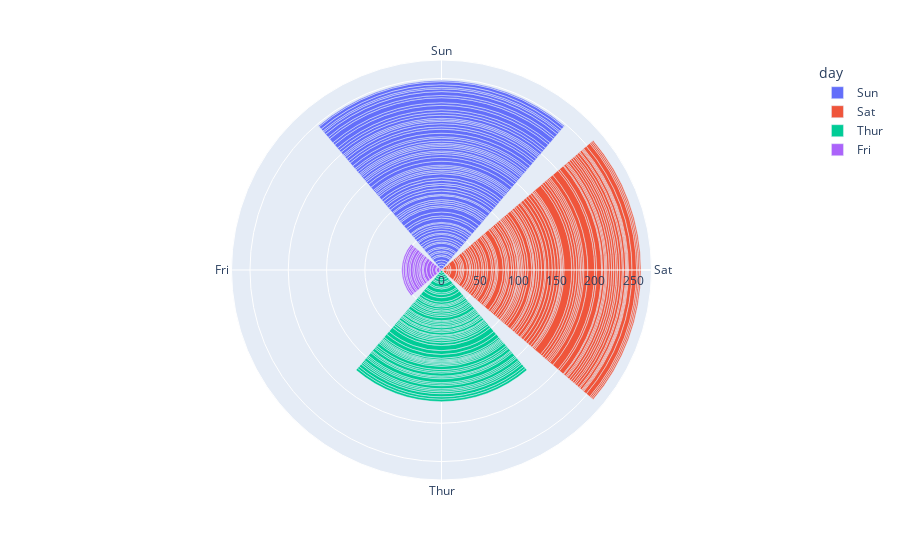

Write notebook code for a chart like this one.
### Code cell
px.bar_polar(tips,r='tip',theta='day',color='day',hover_data=(['day']))

### Figure 1 — Plotly figure (JSON) as saved in the notebook; plotly's stock layout.template omitted (floating-point values rounded to 4 significant figures)
{"data": [{"customdata": [["Sun"], ["Sun"], ["Sun"], ["Sun"], ["Sun"], ["Sun"], ["Sun"], ["Sun"], ["Sun"], ["Sun"], ["Sun"], ["Sun"], ["Sun"], ["Sun"], ["Sun"], ["Sun"], ["Sun"], ["Sun"], ["Sun"], ["Sun"], ["Sun"], ["Sun"], ["Sun"], ["Sun"], ["Sun"], ["Sun"], ["Sun"], ["Sun"], ["Sun"], ["Sun"], ["Sun"], ["Sun"], ["Sun"], ["Sun"], ["Sun"], ["Sun"], ["Sun"], ["Sun"], ["Sun"], ["Sun"], ["Sun"], ["Sun"], ["Sun"], ["Sun"], ["Sun"], ["Sun"], ["Sun"], ["Sun"], ["Sun"], ["Sun"], ["Sun"], ["Sun"], ["Sun"], ["Sun"], ["Sun"], ["Sun"], ["Sun"], ["Sun"], ["Sun"], ["Sun"], ["Sun"], ["Sun"], ["Sun"], ["Sun"], ["Sun"], ["Sun"], ["Sun"], ["Sun"], ["Sun"], ["Sun"], ["Sun"], ["Sun"], ["Sun"], ["Sun"], ["Sun"], ["Sun"]], "hovertemplate": "day=%{customdata[0]}<br>tip=%{r}<extra></extra>", "legendgroup": "Sun", "marker": {"color": "#636efa", "pattern": {"shape": ""}}, "name": "Sun", "r": [1.01, 1.66, 3.5, 3.31, 3.61, 4.71, 2, 3.12, 1.96, 3.23, 1.71, 5, 1.57, 3, 3.02, 3.92, 1.67, 3.71, 3.5, 2.54, 3.06, 1.32, 5.6, 3, 5, 6, 2.05, 3, 2.5, 2.6, 5.2, 1.56, 4.34, 3.51, 4, 2.55, 4, 3.5, 5.07, 2.5, 2, 2.74, 2, 2, 5.14, 5, 3.75, 2.61, 2, 3.5, 2.5, 2, 2, 3, 3.48, 2.24, 4.5, 5.15, 3.18, 4, 3.11, 2, 2, 4, 3.55, 3.68, 5.65, 3.5, 6.5, 3, 5, 3.5, 2, 3.5, 4, 1.5], "showlegend": true, "subplot": "polar", "theta": ["Sun", "Sun", "Sun", "Sun", "Sun", "Sun", "Sun", "Sun", "Sun", "Sun", "Sun", "Sun", "Sun", "Sun", "Sun", "Sun", "Sun", "Sun", "Sun", "Sun", "Sun", "Sun", "Sun", "Sun", "Sun", "Sun", "Sun", "Sun", "Sun", "Sun", "Sun", "Sun", "Sun", "Sun", "Sun", "Sun", "Sun", "Sun", "Sun", "Sun", "Sun", "Sun", "Sun", "Sun", "Sun", "Sun", "Sun", "Sun", "Sun", "Sun", "Sun", "Sun", "Sun", "Sun", "Sun", "Sun", "Sun", "Sun", "Sun", "Sun", "Sun", "Sun", "Sun", "Sun", "Sun", "Sun", "Sun", "Sun", "Sun", "Sun", "Sun", "Sun", "Sun", "Sun", "Sun", "Sun"], "type": "barpolar"}, {"customdata": [["Sat"], ["Sat"], ["Sat"], ["Sat"], ["Sat"], ["Sat"], ["Sat"], ["Sat"], ["Sat"], ["Sat"], ["Sat"], ["Sat"], ["Sat"], ["Sat"], ["Sat"], ["Sat"], ["Sat"], ["Sat"], ["Sat"], ["Sat"], ["Sat"], ["Sat"], ["Sat"], ["Sat"], ["Sat"], ["Sat"], ["Sat"], ["Sat"], ["Sat"], ["Sat"], ["Sat"], ["Sat"], ["Sat"], ["Sat"], ["Sat"], ["Sat"], ["Sat"], ["Sat"], ["Sat"], ["Sat"], ["Sat"], ["Sat"], ["Sat"], ["Sat"], ["Sat"], ["Sat"], ["Sat"], ["Sat"], ["Sat"], ["Sat"], ["Sat"], ["Sat"], ["Sat"], ["Sat"], ["Sat"], ["Sat"], ["Sat"], ["Sat"], ["Sat"], ["Sat"], ["Sat"], ["Sat"], ["Sat"], ["Sat"], ["Sat"], ["Sat"], ["Sat"], ["Sat"], ["Sat"], ["Sat"], ["Sat"], ["Sat"], ["Sat"], ["Sat"], ["Sat"], ["Sat"], ["Sat"], ["Sat"], ["Sat"], ["Sat"], ["Sat"], ["Sat"], ["Sat"], ["Sat"], ["Sat"], ["Sat"], ["Sat"]], "hovertemplate": "day=%{customdata[0]}<br>tip=%{r}<extra></extra>", "legendgroup": "Sat", "marker": {"color": "#EF553B", "pattern": {"shape": ""}}, "name": "Sat", "r": [3.35, 4.08, 2.75, 2.23, 7.58, 3.18, 2.34, 2, 2, 4.3, 3, 1.45, 2.5, 3, 2.45, 3.27, 3.6, 2, 3.07, 2.31, 5, 2.24, 3, 1.5, 1.76, 6.73, 3.21, 2, 1.98, 3.76, 2.64, 3.15, 2.47, 1, 2.01, 2.09, 1.97, 3, 3.14, 5, 2.2, 1.25, 3.08, 2.5, 3.48, 4.08, 1.64, 4.06, 4.29, 3.76, 4, 3, 1, 1.61, 2, 10, 3.16, 3.41, 3, 2.03, 2.23, 2, 5.16, 9, 2.5, 6.5, 1.1, 3, 1.5, 1.44, 3.09, 3, 2.72, 2.88, 2, 3, 3.39, 1.47, 3, 1.25, 1, 1.17, 4.67, 5.92, 2, 2, 1.75], "showlegend": true, "subplot": "polar", "theta": ["Sat", "Sat", "Sat", "Sat", "Sat", "Sat", "Sat", "Sat", "Sat", "Sat", "Sat", "Sat", "Sat", "Sat", "Sat", "Sat", "Sat", "Sat", "Sat", "Sat", "Sat", "Sat", "Sat", "Sat", "Sat", "Sat", "Sat", "Sat", "Sat", "Sat", "Sat", "Sat", "Sat", "Sat", "Sat", "Sat", "Sat", "Sat", "Sat", "Sat", "Sat", "Sat", "Sat", "Sat", "Sat", "Sat", "Sat", "Sat", "Sat", "Sat", "Sat", "Sat", "Sat", "Sat", "Sat", "Sat", "Sat", "Sat", "Sat", "Sat", "Sat", "Sat", "Sat", "Sat", "Sat", "Sat", "Sat", "Sat", "Sat", "Sat", "Sat", "Sat", "Sat", "Sat", "Sat", "Sat", "Sat", "Sat", "Sat", "Sat", "Sat", "Sat", "Sat", "Sat", "Sat", "Sat", "Sat"], "type": "barpolar"}, {"customdata": [["Thur"], ["Thur"], ["Thur"], ["Thur"], ["Thur"], ["Thur"], ["Thur"], ["Thur"], ["Thur"], ["Thur"], ["Thur"], ["Thur"], ["Thur"], ["Thur"], ["Thur"], ["Thur"], ["Thur"], ["Thur"], ["Thur"], ["Thur"], ["Thur"], ["Thur"], ["Thur"], ["Thur"], ["Thur"], ["Thur"], ["Thur"], ["Thur"], ["Thur"], ["Thur"], ["Thur"], ["Thur"], ["Thur"], ["Thur"], ["Thur"], ["Thur"], ["Thur"], ["Thur"], ["Thur"], ["Thur"], ["Thur"], ["Thur"], ["Thur"], ["Thur"], ["Thur"], ["Thur"], ["Thur"], ["Thur"], ["Thur"], ["Thur"], ["Thur"], ["Thur"], ["Thur"], ["Thur"], ["Thur"], ["Thur"], ["Thur"], ["Thur"], ["Thur"], ["Thur"], ["Thur"], ["Thur"]], "hovertemplate": "day=%{customdata[0]}<br>tip=%{r}<extra></extra>", "legendgroup": "Thur", "marker": {"color": "#00cc96", "pattern": {"shape": ""}}, "name": "Thur", "r": [4, 3, 2.71, 3, 3.4, 1.83, 5, 2.03, 5.17, 2, 4, 5.85, 3, 1.5, 1.8, 2.92, 2.31, 1.68, 2.5, 2, 2.52, 4.2, 1.48, 2, 2, 2.18, 1.5, 2.83, 1.5, 2, 3.25, 1.25, 2, 2, 2, 2.75, 3.5, 6.7, 5, 5, 2.3, 1.5, 1.36, 1.63, 1.73, 2, 4.19, 2.56, 2.02, 4, 1.44, 2, 5, 2, 2, 4, 2.01, 2, 2.5, 4, 3.23, 3], "showlegend": true, "subplot": "polar", "theta": ["Thur", "Thur", "Thur", "Thur", "Thur", "Thur", "Thur", "Thur", "Thur", "Thur", "Thur", "Thur", "Thur", "Thur", "Thur", "Thur", "Thur", "Thur", "Thur", "Thur", "Thur", "Thur", "Thur", "Thur", "Thur", "Thur", "Thur", "Thur", "Thur", "Thur", "Thur", "Thur", "Thur", "Thur", "Thur", "Thur", "Thur", "Thur", "Thur", "Thur", "Thur", "Thur", "Thur", "Thur", "Thur", "Thur", "Thur", "Thur", "Thur", "Thur", "Thur", "Thur", "Thur", "Thur", "Thur", "Thur", "Thur", "Thur", "Thur", "Thur", "Thur", "Thur"], "type": "barpolar"}, {"customdata": [["Fri"], ["Fri"], ["Fri"], ["Fri"], ["Fri"], ["Fri"], ["Fri"], ["Fri"], ["Fri"], ["Fri"], ["Fri"], ["Fri"], ["Fri"], ["Fri"], ["Fri"], ["Fri"], ["Fri"], ["Fri"], ["Fri"]], "hovertemplate": "day=%{customdata[0]}<br>tip=%{r}<extra></extra>", "legendgroup": "Fri", "marker": {"color": "#ab63fa", "pattern": {"shape": ""}}, "name": "Fri", "r": [3, 3.5, 1, 4.3, 3.25, 4.73, 4, 1.5, 3, 1.5, 2.5, 3, 2.2, 3.48, 1.92, 3, 1.58, 2.5, 2], "showlegend": true, "subplot": "polar", "theta": ["Fri", "Fri", "Fri", "Fri", "Fri", "Fri", "Fri", "Fri", "Fri", "Fri", "Fri", "Fri", "Fri", "Fri", "Fri", "Fri", "Fri", "Fri", "Fri"], "type": "barpolar"}], "layout": {"barmode": "relative", "legend": {"title": {"text": "day"}, "tracegroupgap": 0}, "margin": {"t": 60}, "polar": {"angularaxis": {"categoryarray": ["Sun", "Sat", "Thur", "Fri"], "categoryorder": "array", "direction": "clockwise", "rotation": 90}, "domain": {"x": [0, 1], "y": [0, 1]}}}}
